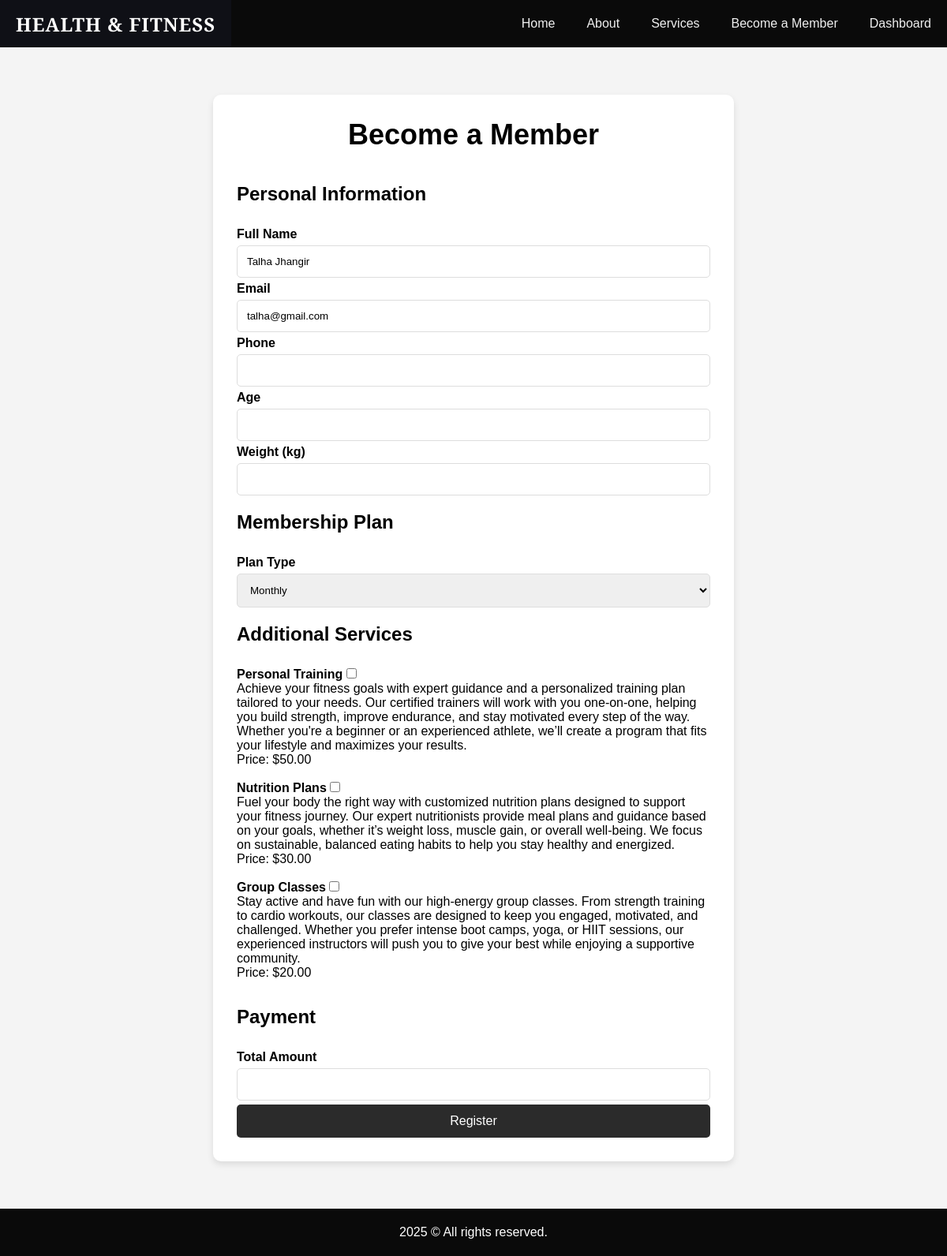
The page /register.php (signed in) on the database its author committed.
### tables this page shows
CREATE TABLE `users` (
  `id` int(11) NOT NULL,
  `full_name` varchar(100) NOT NULL,
  `email` varchar(100) NOT NULL,
  `hashed_password` varchar(255) NOT NULL,
  `created_at` timestamp NOT NULL DEFAULT current_timestamp()
);

CREATE TABLE `services` (
  `id` int(11) NOT NULL,
  `service_name` varchar(100) NOT NULL,
  `description` text NOT NULL,
  `price` decimal(10,2) NOT NULL
);

### public/register.php (the view, shortened to what this page needs)
<?php
include('../includes/header.php');
include('../includes/config.php');
$user_id = $_SESSION['user_id'];
$query = "SELECT full_name FROM users WHERE id = :user_id";
$stmt = $pdo->prepare($query);
$stmt->bindParam(':user_id', $user_id, PDO::PARAM_INT);
$stmt->execute();
$user = $stmt->fetch(PDO::FETCH_ASSOC);
if ($user) {
  $full_name = $user['full_name'];
} else {
  $full_name = '';
}
$query = "SELECT * FROM services";
$stmt = $pdo->prepare($query);
$stmt->execute();
$services = $stmt->fetchAll(PDO::FETCH_ASSOC);
?>
<!DOCTYPE html>
<html lang="en">
<head>
  <link rel="stylesheet" href="assets/css/register.css">
</head>
<body>
  <div class="register-section">
    <div class="register-container">
      <h1 class="register-title">Become a Member</h1>
      <form action="../actions/process_register.php" method="POST">
        <section>
          <h2>Personal Information</h2>
          <br>
          <label for="full_name">Full Name</label>
          <input type="text" id="full_name" name="full_name" value="<?php echo htmlspecialchars($full_name); ?>" readonly>
          <label for="email">Email</label>
          <input type="email" id="email" name="email" value="<?php echo htmlspecialchars($_SESSION['user_email']); ?>" readonly>
          <label for="phone">Phone</label>
          <input type="text" id="phone" name="phone" required>
          <label for="age">Age</label>
          <input type="number" id="age" name="age" required>
          <label for="weight_kg">Weight (kg)</label>
          <input type="number" id="weight_kg" name="weight_kg" required>
        </section>
        <section>
          <h2>Membership Plan</h2>
          <br>
          <label for="plan_type">Plan Type</label>
          <select id="plan_type" name="plan_type" required>
            <option value="monthly">Monthly</option>
          </select>
        </section>
        <section>
          <h2>Additional Services</h2>
          <br>
          <?php foreach ($services as $service): ?>
            <div class="service">
              <label for="service_<?php echo $service['id']; ?>"><?php echo htmlspecialchars($service['service_name']); ?></label>
              <input type="checkbox" id="service_<?php echo $service['id']; ?>" name="services[]" value="<?php echo $service['id']; ?>" data-price="<?php echo $service['price']; ?>">
              <p><?php echo htmlspecialchars($service['description']); ?></p>
              <p>Price: $<?php echo $service['price']; ?></p>
              <br>
            </div>
          <?php endforeach; ?>
        </section>
        <section>
          <h2>Payment</h2>
          <br>
          <label for="payment_amount">Total Amount</label>
          <input type="text" id="payment_amount" name="payment_amount" readonly>
          <button type="submit" name="submit">Register</button>
        </section>
      </form>
    </div>
  </div>
  <?php include('../includes/footer.php'); ?>
</body>
</html>

### public/assets/css/header.css (style rules this page uses)
:root { --color-1: #0a0a0a; --text-color: #f0f0f0; --accent-color: #d3d3d3; }
* { margin: 0; padding: 0; }
html { font-size: 12pt; font-family: Poppins, Segoe UI, Tahoma, sans-serif; }

### public/assets/css/register.css (style rules this page uses)
body { font-family: Arial, sans-serif; background-color: #f4f4f4; }
.register-container { width: 50%; margin: 0 auto; background-color: #fff; padding: 30px; border-radius: 10px; box-shadow: 0 4px 8px rgba(0, 0, 0, 0.1); margin-top: 5%; margin-bottom: 5%; }
.register-title { font-size: 36px; color: #000000; margin-bottom: 40px; text-align: center; }
form { display: grid; gap: 15px; }
section h2 { margin-bottom: 10px; }
label { font-weight: bold; }
input[type="text"], input[type="email"], input[type="number"], input[type="date"], select { width: 100%; padding: 12px; margin: 5px 0; border: 1px solid #ddd; border-radius: 5px; box-sizing: border-box; }
input[type="checkbox"] { margin-right: 10px; }
button { background-color: #2b2b2b; color: #fff; padding: 12px; border: none; border-radius: 5px; cursor: pointer; font-size: 1em; width: 100%; }

### rows shown on the page
users: full_name "Talha Jhangir"
services: service_name "Personal Training", description "Achieve your fitness goals with expert guidance and a personalized training plan tailored to your needs. Our certified trainers will work with you one-on-one, helping you build strength, improve endurance, and stay motivated every step of the way. Whether you're a beginner or an experienced athlete, we’ll create a program that fits your lifestyle and maximizes your results.", price "50.00"
services: service_name "Nutrition Plans", description "Fuel your body the right way with customized nutrition plans designed to support your fitness journey. Our expert nutritionists provide meal plans and guidance based on your goals, whether it’s weight loss, muscle gain, or overall well-being. We focus on sustainable, balanced eating habits to help you stay healthy and energized.", price "30.00"
services: service_name "Group Classes", description "Stay active and have fun with our high-energy group classes. From strength training to cardio workouts, our classes are designed to keep you engaged, motivated, and challenged. Whether you prefer intense boot camps, yoga, or HIIT sessions, our experienced instructors will push you to give your best while enjoying a supportive community.", price "20.00"
